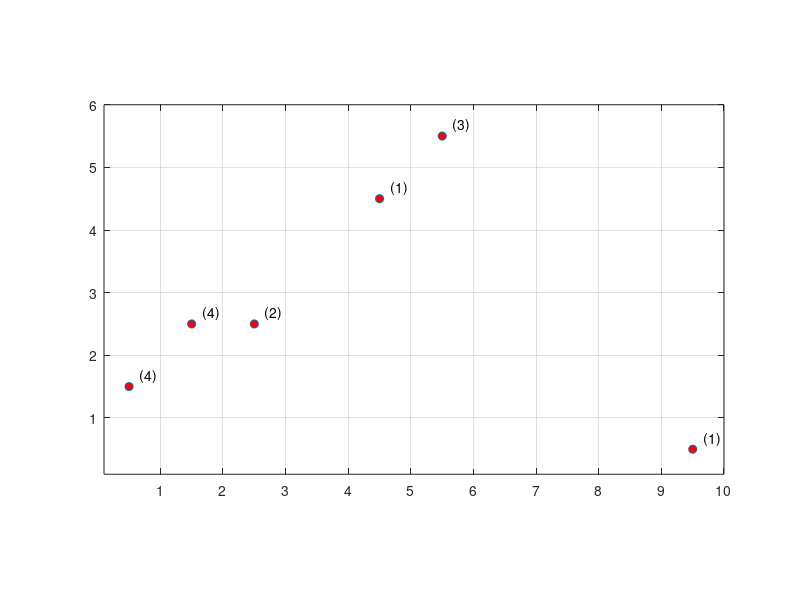

Write MATLAB code to recreate this figure.
%% Marker Point Position Generator
% METR4202 -- Lab I -- Due: August 27, 2014
% Pick random integer locations from 1 to X/Y/Z in HLU
%
function PointList=Lab1RandLocations(NumberOfLocations, LegoMatSize)
%% Define Default System Variables
% Enviroment/Lego Mat (x,y,z) = (width, length, height)
DefaultLegoMatSize=[10 6 5];
%  Pick SIX (6) Locations
DefaultNumberOfLocations=6;

% Switch based on number of input arguments
switch nargin
    case 0
        LegoMatSize=DefaultLegoMatSize;
        NumberOfLocations=DefaultNumberOfLocations;
    case 1
        LegoMatSize=DefaultLegoMatSize;
    otherwise
end

% Allocate Memory
MapGrid=zeros(LegoMatSize(2),LegoMatSize(1));
PointList=zeros(NumberOfLocations,3);

%%  Get Random Positions
% Pick X and Y done using randperm of the grid cells as randi might result
% in the same location being picked more than once
randcells=randperm(LegoMatSize(1)*LegoMatSize(2), NumberOfLocations);
% Add to the Map
MapGrid(randcells)=1;
% Add Planar Locations to Point List (rows are "Y" and columns are "X")
[PointList(:,2), PointList(:,1)]=find(MapGrid);
% Pick Z Hights Randomly
PointList(:,3)=randi(LegoMatSize(3), NumberOfLocations, 1);

%  Check for & fix shadowing by sorting the PointList: In this way if there
%  is shadowing in X, then we just sort the hieghts by Z so the highest is
%  at the furthest Y.
PointListSortXY=sortrows(PointList,[1,2]);
PointListSortXZ=sortrows(PointList,[1,3]);
PointList=[PointListSortXY(:,1:2), PointListSortXZ(:,3)];

%%  Display Positions
% Display the Point List
disp(PointList);
% Make a graph
figure(100+randi(100));
plot(PointList(:,1)-0.5, PointList(:,2)-0.5, 'Marker','o','MarkerFaceColor','red', 'LineStyle', 'none')
axis([0.1 LegoMatSize(1) 0.1 LegoMatSize(2)]);
set(gca,'XTick',1:LegoMatSize(1));
set(gca,'YTick',1:LegoMatSize(2));
axis equal;
grid on;
for ii=1:NumberOfLocations
    text(PointList(ii,1)-0.33, PointList(ii,2)-0.33, strcat('(',num2str(PointList(ii,3)), ')'));
end

